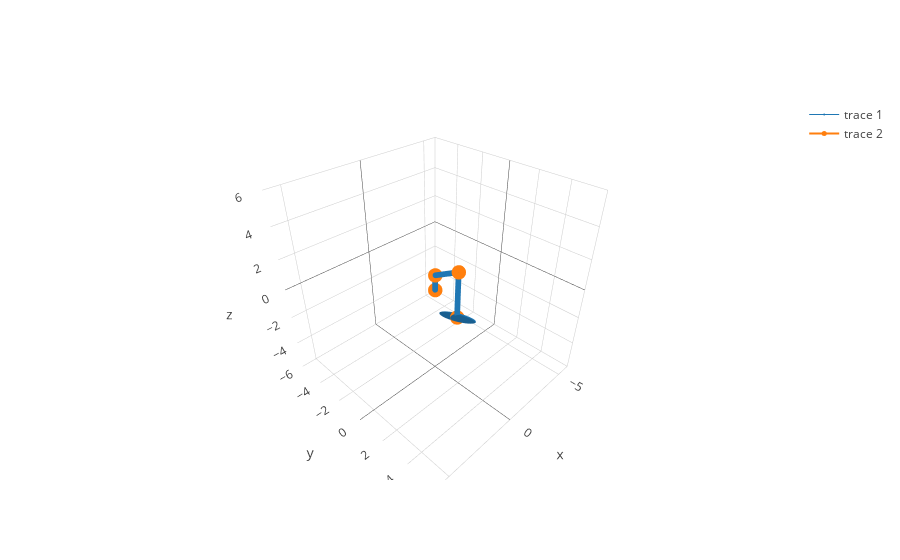

Notebook cell for this chart:
### Code cell
orientation = [pi/2, pi/3, 2*pi/3]

mani_elip = measure.vel_mani_elip(robot1, orientation)
coordmat = kin.fwd(robot1,orientation)
robotpos = graphics.position(robot1, coordmat)

data = mani_elip + robotpos

m = graphics.plot(data)
m.show()

### Figure 1 — Plotly figure (JSON) as saved in the notebook; plotly's stock layout.template omitted (floating-point values rounded to 4 significant figures; data arrays with more than 128 entries replaced by an {"elided": "..."} marker saying what was removed)
{"data": [{"alphahull": 0, "type": "mesh3d", "uid": "5cd27607-0c35-4006-8be6-1a89b4a6cac2", "x": {"elided": "2500 float values"}, "y": {"elided": "2500 float values"}, "z": {"elided": "2500 float values"}}, {"line": {"color": "#1f77b4", "width": 1}, "marker": {"size": 2}, "type": "scatter3d", "uid": "fa5147f6-dab2-49b8-bfde-170e0b150e52", "x": {"elided": "150 float values"}, "y": {"elided": "150 float values"}, "z": {"elided": "150 float values"}}, {"line": {"color": "#ff7f0e", "width": 2}, "marker": {"size": 5}, "type": "scatter3d", "uid": "55814251-0fe5-4078-b887-343882599caf", "x": [0, 0, 1.061e-16, 1.061e-16], "y": [0, 0, 1.732, 1.732], "z": [0, 1, 2, -1.0]}], "layout": {"scene": {"xaxis": {"range": [-6, 6]}, "yaxis": {"range": [-6, 6]}, "zaxis": {"range": [-6, 6]}}}}
